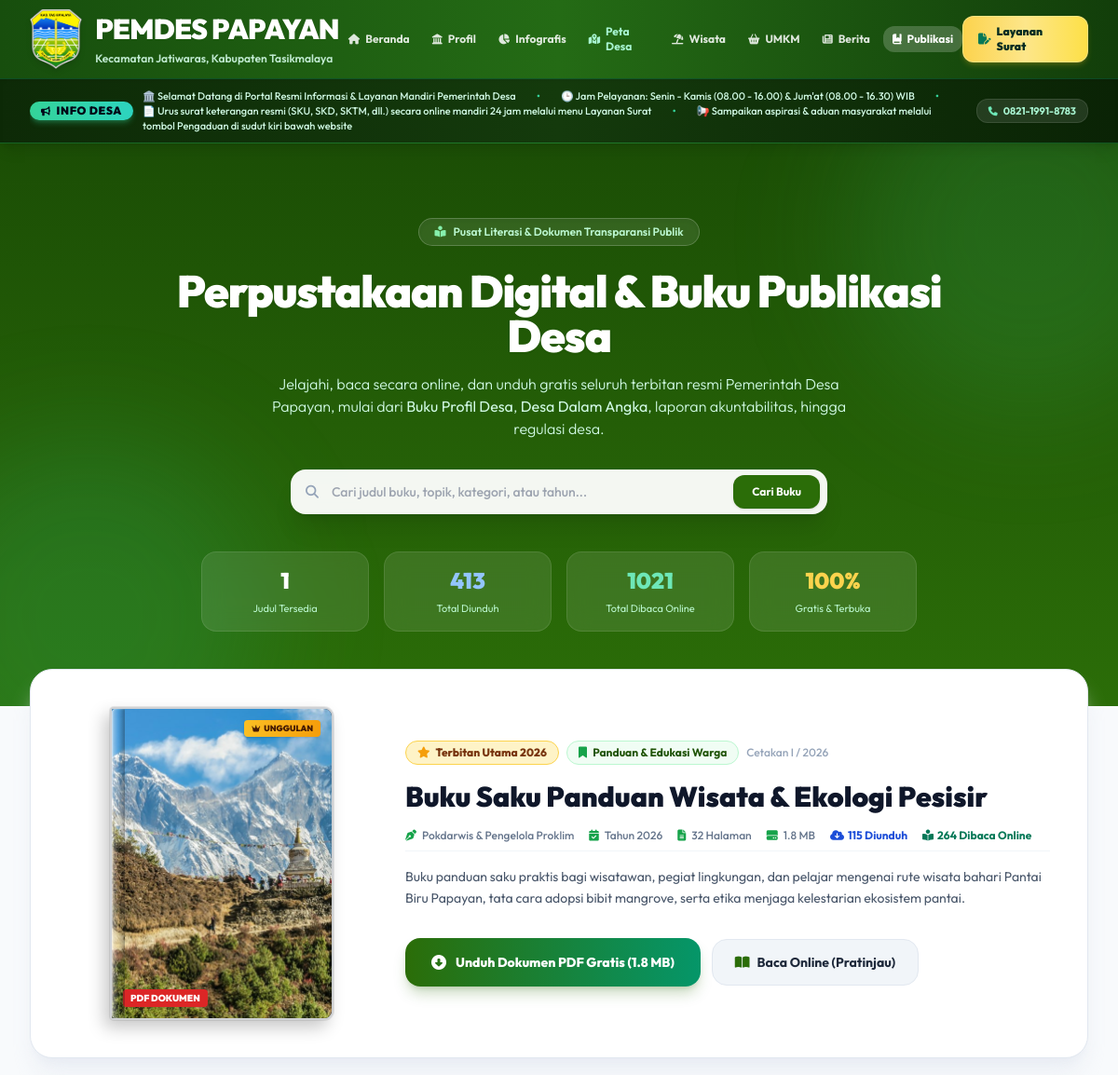
Before: /publikasi?kategori=Profil+Desa&q= (upper part) with the older database file.
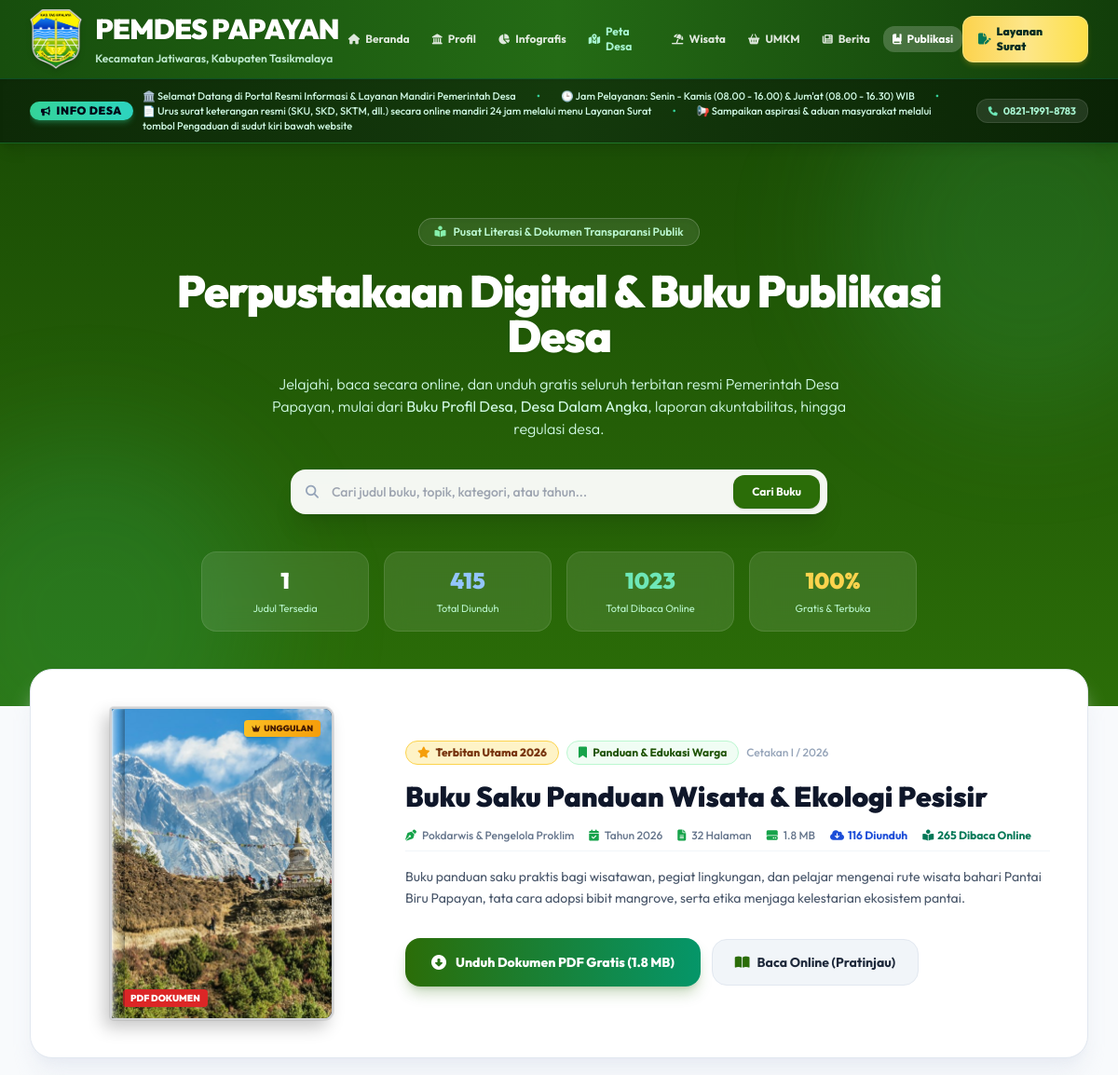
After: the same page with the newer database file.
### tables this page shows
CREATE TABLE buku_publikasi (
        id INTEGER PRIMARY KEY AUTOINCREMENT,
        judul TEXT NOT NULL,
        kategori TEXT NOT NULL,
        penulis TEXT DEFAULT 'Pemerintah Desa',
        tahun TEXT DEFAULT '2026',
        edisi TEXT DEFAULT 'Edisi Tahunan',
        jumlah_halaman INTEGER DEFAULT 0,
        ukuran_file TEXT DEFAULT '0 MB',
        sinopsis TEXT,
        cover_buku TEXT,
        file_pdf TEXT NOT NULL,
        jumlah_unduh INTEGER DEFAULT 0,
        status TEXT DEFAULT 'Tayang',
        is_featured INTEGER DEFAULT 0,
        created_at TIMESTAMP DEFAULT CURRENT_TIMESTAMP
    , jumlah_baca INTEGER DEFAULT 0);

### app.py (the view)
@app.route('/publikasi')
def publikasi():
    conn = get_db()
    cursor = conn.cursor()
    cursor.execute("SELECT * FROM profil_desa WHERE id = 1")
    profil = dict(cursor.fetchone() or {})
    cursor.execute("SELECT * FROM kategori_publikasi ORDER BY urutan ASC, nama ASC")
    kategori_list = [dict(r) for r in cursor.fetchall()]
    kat_filter = request.args.get('kategori', '').strip()
    q = request.args.get('q', '').strip()
    sql = "SELECT * FROM buku_publikasi WHERE status = 'Tayang'"
    params = []
    if kat_filter:
        sql += " AND kategori = ?"
        params.append(kat_filter)
    if q:
        sql += " AND (judul LIKE ? OR sinopsis LIKE ? OR penulis LIKE ? OR tahun LIKE ?)"
        wildcard = f"%{q}%"
        params.extend([wildcard, wildcard, wildcard, wildcard])
    sql += " ORDER BY is_featured DESC, id DESC"
    cursor.execute(sql, tuple(params))
    buku_list = [dict(r) for r in cursor.fetchall()]
    cursor.execute("SELECT * FROM buku_publikasi WHERE status = 'Tayang' AND is_featured = 1 ORDER BY id DESC LIMIT 1")
    featured_row = cursor.fetchone()
    if not featured_row and buku_list:
        featured_row = buku_list[0]
    featured_buku = dict(featured_row) if featured_row else None
    cursor.execute("SELECT SUM(jumlah_unduh), SUM(jumlah_baca) FROM buku_publikasi WHERE status = 'Tayang'")
    totals = cursor.fetchone()
    total_unduh = totals[0] or 0
    total_baca = totals[1] or 0
    conn.close()
    return render_template(
        'publikasi.html',
        profil=profil,
        kategori_list=kategori_list,
        buku_list=buku_list,
        featured_buku=featured_buku,
        selected_kategori=kat_filter,
        search_query=q,
        total_unduh=total_unduh,
        total_baca=total_baca
    )

### app.py (called while the page is built)
@app.after_request
def apply_security_headers(response):
    response.headers['X-Content-Type-Options'] = 'nosniff'
    response.headers['X-Frame-Options'] = 'SAMEORIGIN'
    response.headers['X-XSS-Protection'] = '1; mode=block'
    response.headers['Referrer-Policy'] = 'strict-origin-when-cross-origin'
    response.headers['Permissions-Policy'] = 'geolocation=(self)'
    return response

@app.context_processor
def inject_global_data():
    data = {
        'is_superadmin': session.get('role') == 'superadmin',
        'current_role': session.get('role', 'tamu'),
        'current_nama': session.get('nama', 'Pengguna')
    }
    try:
        conn = get_db()
        cursor = conn.cursor()
        cursor.execute("SELECT * FROM profil_desa WHERE id = 1")
        row = cursor.fetchone()
        data['profil_global'] = dict(row or {})
        cursor.execute("SELECT * FROM running_texts WHERE is_active = 1 ORDER BY urutan ASC, id ASC")
        data['running_texts_global'] = [dict(r) for r in cursor.fetchall()]
        conn.close()
    except Exception:
        data['profil_global'] = {}
        data['running_texts_global'] = []
    return data

### templates/publikasi.html (shortened to what the changed rows need)
<!DOCTYPE html>
<html lang="id" class="scroll-smooth">
<head>
  <link rel="stylesheet" href="https://cdnjs.cloudflare.com/ajax/libs/font-awesome/6.5.1/css/all.min.css" />
  <script src="https://cdn.tailwindcss.com"></script>
</head>
<body class="bg-[#F8FAFC] text-slate-800 font-outfit antialiased selection:bg-brand-500 selection:text-white">
  <header class="sticky top-0 z-50 bg-gradient-to-r from-[#174e0d] via-[#246b15] to-[#123e0a] text-white shadow-lg shadow-black/10 transition-all duration-300 border-b border-emerald-500/20">
    <div class="max-w-7xl mx-auto px-4 sm:px-6 lg:px-8">
      <div class="flex items-center justify-between py-2 sm:py-2.5 min-h-[84px]">
        <a href="{{ url_for('index') }}" class="flex items-center gap-3.5 group shrink-0">
          <div class="flex flex-col justify-center">
            <h1 class="text-xl sm:text-2xl lg:text-3xl font-black uppercase tracking-tight text-white block leading-none">
              PEMDES {{ (profil.nama_desa or 'PAPAYAN')|upper }}
            </h1>
          </div>
        </a>
      </div>
    </div>
  </header>
  <section class="relative bg-gradient-to-b from-[#1b4e05] via-[#245e07] to-[#2b6d08] text-white py-16 sm:py-20 overflow-hidden">
    <div class="max-w-7xl mx-auto px-4 sm:px-6 lg:px-8 relative z-10 text-center">
      <h1 class="text-3xl sm:text-5xl font-black tracking-tight max-w-4xl mx-auto leading-tight text-white drop-shadow-sm">
        Perpustakaan Digital & Buku Publikasi Desa
      </h1>
      <div class="grid grid-cols-2 sm:grid-cols-4 gap-4 max-w-3xl mx-auto mt-10">
        <div class="bg-white/10 backdrop-blur-md p-3.5 rounded-2xl border border-white/10 text-center">
          <span class="block text-2xl font-black text-blue-300">{{ total_unduh }}</span>
          <span class="text-[11px] text-brand-200">Total Diunduh</span>
        </div>
        <div class="bg-white/10 backdrop-blur-md p-3.5 rounded-2xl border border-white/10 text-center">
          <span class="block text-2xl font-black text-emerald-300">{{ total_baca }}</span>
          <span class="text-[11px] text-brand-200">Total Dibaca Online</span>
        </div>
      </div>
    </div>
  </section>
  {% if featured_buku %}
  <section class="max-w-7xl mx-auto px-4 sm:px-6 lg:px-8 -mt-10 relative z-20">
    <div class="bg-white rounded-3xl p-6 sm:p-10 border border-slate-200 shadow-xl shadow-slate-200/60 overflow-hidden relative">
      <div class="grid grid-cols-1 lg:grid-cols-12 gap-8 items-center">
        <div class="lg:col-span-4 flex justify-center">
          <div class="book-3d-wrapper w-52 sm:w-60">
            <div class="book-3d-cover aspect-[3/4.2] overflow-hidden bg-slate-900 border-2 border-white/80">
              <img src="{{ url_for('static', filename=featured_buku.cover_buku.replace('static/', '')) if featured_buku.cover_buku.startswith('static/') else featured_buku.cover_buku }}"
                   alt="{{ featured_buku.judul }}"
                   class="w-full h-full object-cover"
                   onerror="this.src='{{ url_for('static', filename='images/kantor_desa.jpg') }}'" />
              <div class="absolute top-3 right-3 bg-gradient-to-r from-amber-400 to-amber-500 text-amber-950 font-black text-[9px] px-2 py-0.5 rounded shadow flex items-center gap-1">
                <i class="fa-solid fa-crown text-[8px]"></i> UNGGULAN
              </div>
              <div class="absolute bottom-3 left-3 bg-red-600 text-white font-black text-[10px] px-2 py-0.5 rounded shadow">
                PDF DOKUMEN
              </div>
            </div>
          </div>
        </div>
        <div class="lg:col-span-8 space-y-4">
          <div class="flex items-center gap-2 flex-wrap">
            <span class="bg-amber-100 text-amber-900 font-extrabold text-xs px-3 py-1 rounded-full border border-amber-300 flex items-center gap-1.5">
              <i class="fa-solid fa-star text-amber-500"></i> Terbitan Utama {{ featured_buku.tahun }}
            </span>
            <span class="bg-brand-50 text-brand-800 font-bold text-xs px-3 py-1 rounded-full border border-brand-200">
              <i class="fa-solid fa-bookmark text-brand-600 mr-1"></i> {{ featured_buku.kategori }}
            </span>
            <span class="text-xs text-slate-400 font-medium">
              {{ featured_buku.edisi or 'Edisi Tahunan' }}
            </span>
          </div>
          <h2 class="text-2xl sm:text-3xl font-black text-slate-900 leading-tight">
            {{ featured_buku.judul }}
          </h2>
          <div class="flex items-center gap-4 text-xs text-slate-500 font-medium pb-2 border-b border-slate-100 flex-wrap">
            <span><i class="fa-solid fa-pen-nib text-brand-600 mr-1.5"></i>{{ featured_buku.penulis }}</span>
            <span><i class="fa-solid fa-calendar-check text-brand-600 mr-1.5"></i>Tahun {{ featured_buku.tahun }}</span>
            <span><i class="fa-solid fa-file-lines text-brand-600 mr-1.5"></i>{{ featured_buku.jumlah_halaman }} Halaman</span>
            <span><i class="fa-solid fa-hard-drive text-brand-600 mr-1.5"></i>{{ featured_buku.ukuran_file or 'PDF' }}</span>
            <span class="text-blue-700 font-bold"><i class="fa-solid fa-cloud-arrow-down mr-1"></i>{{ featured_buku.jumlah_unduh or 0 }} Diunduh</span>
            <span class="text-emerald-700 font-bold"><i class="fa-solid fa-book-open-reader mr-1"></i>{{ featured_buku.jumlah_baca or 0 }} Dibaca Online</span>
          </div>
          <p class="text-slate-600 text-sm leading-relaxed">
            {{ featured_buku.sinopsis or 'Dokumen publikasi resmi ini menyajikan kajian menyeluruh dan data akurat mengenai capaian, potensi unggulan kemaritiman, dan arah pembangunan berkelanjutan di Desa Papayan.' }}
          </p>
          <div class="pt-4 flex flex-col sm:flex-row items-center gap-3">
            <a href="{{ url_for('unduh_publikasi', id=featured_buku.id) }}"
               class="w-full sm:w-auto px-7 py-3.5 rounded-2xl bg-gradient-to-r from-brand-700 to-emerald-600 hover:from-brand-800 hover:to-emerald-700 text-white font-extrabold text-sm shadow-lg shadow-brand-700/25 flex items-center justify-center gap-2.5 transition transform hover:-translate-y-0.5">
              <i class="fa-solid fa-circle-down text-base"></i>
              <span>Unduh Dokumen PDF Gratis ({{ featured_buku.ukuran_file or 'PDF' }})</span>
            </a>
            <button onclick="bukaModalBacaPDF('{{ url_for('static', filename=featured_buku.file_pdf.replace('static/', '')) if featured_buku.file_pdf.startswith('static/') else featured_buku.file_pdf }}', '{{ featured_buku.judul }}', {{ featured_buku.id }})"
                    class="w-full sm:w-auto px-6 py-3.5 rounded-2xl bg-slate-100 hover:bg-slate-200 text-slate-800 font-bold text-sm transition flex items-center justify-center gap-2 border border-slate-200">
              <i class="fa-solid fa-book-open text-brand-700"></i>
              <span>Baca Online (Pratinjau)</span>
            </button>
          </div>
        </div>
      </div>
    </div>
  </section>
  {% endif %}
</body>
</html>

Changed rows visible on the page:
changed buku_publikasi "Buku Saku Panduan Wisata & Ekologi Pesisir": jumlah_unduh "115" → "116"; jumlah_baca "264" → "265"
Other visible differences:
{{ total_unduh }}: "413" → "415"
{{ total_baca }}: "1021" → "1023"
